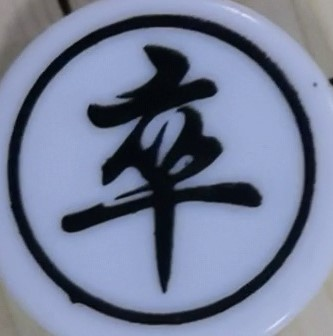
#> input picture data/patten_source/zu.jpg, 333 x 336 px, found by its file name
$ python Rota_Image.py
#> lines starting #> are read from the running program, lines starting #| are printed output that depends on the picture
import cv2
import os
img_ori = cv2.imread("E:\\Project\\Python\\Chinses_chess Project\\data\\patten\\zu.jpg",1)
#> img_ori is the input picture: shape (336, 333, 3); mean B, G, R 151.5, 125.1, 115.4
output_path = "E:/Project/Python/Chinses_chess Project/data/dataset_rotation/zu/"
# 旋转生成数据集
col = img_ori.shape[0]
#> col = 336
row = img_ori.shape[1]
#> row = 333
for theta in range(360):
    RotationMatrix = cv2.getRotationMatrix2D((col/2, row/2), theta, 1)
    result = cv2.warpAffine(img_ori, RotationMatrix, (col, row), borderMode=cv2.BORDER_CONSTANT, borderValue=(255, 255, 255))
    result_path = os.path.join(output_path, 'zu' + str(theta) + '.jpg')
    cv2.imwrite(result_path, result)
#> this loop made 360 passes
#> pass 1, `result = cv2.warpAffine(img_ori, RotationMatrix, (col, row), borderMod..`:
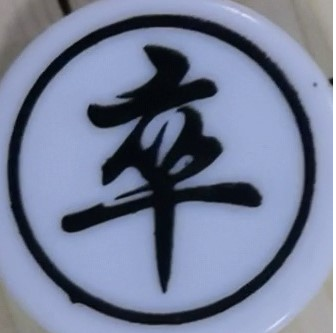
#> result: shape (333, 336, 3); mean B, G, R 152.1, 125.9, 116.3
#> pass 2, `result = cv2.warpAffine(img_ori, RotationMatrix, (col, row), borderMod..`:
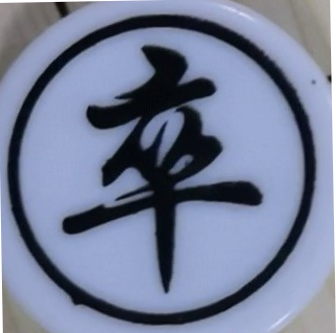
#> result: shape (333, 336, 3); mean B, G, R 152.6, 126.4, 116.9
#> pass 3, `result = cv2.warpAffine(img_ori, RotationMatrix, (col, row), borderMod..`:
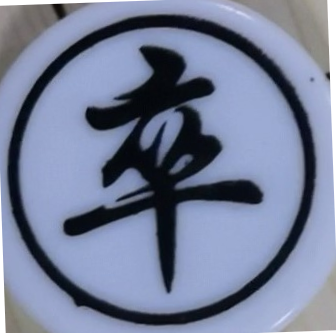
#> result: shape (333, 336, 3); mean B, G, R 153.3, 127.1, 117.5

$ run again, with data/patten_source/elephant.jpg copied over data/patten_source/zu.jpg
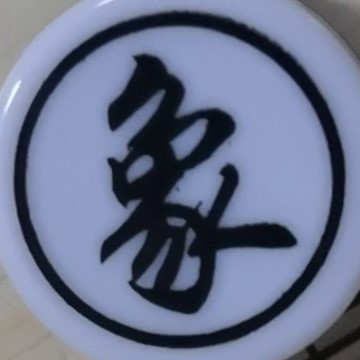
#> input picture data/patten_source/elephant.jpg, 360 x 360 px, found by its file name
#> img_ori is the input picture: shape (360, 360, 3); mean B, G, R 141.2, 114.7, 105.3
#> the loop `for theta in range(360):` made 360 passes
#> pass 2, `result = cv2.warpAffine(img_ori, RotationMatrix, (col, row), borderMod..`:
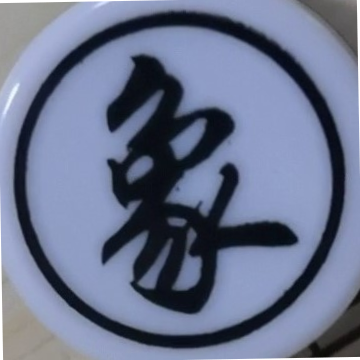
#> result: shape (360, 360, 3); mean B, G, R 142.2, 115.7, 106.4
#> pass 3, `result = cv2.warpAffine(img_ori, RotationMatrix, (col, row), borderMod..`:
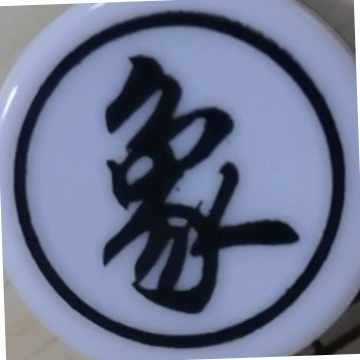
#> result: shape (360, 360, 3); mean B, G, R 143.2, 116.8, 107.4

$ run again, with data/patten_source/minister.jpg copied over data/patten_source/zu.jpg
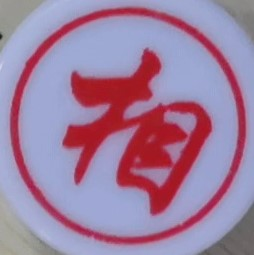
#> input picture data/patten_source/minister.jpg, 254 x 255 px, found by its file name
#> img_ori is the input picture: shape (255, 254, 3); mean B, G, R 159.3, 127.7, 159.1
#> the loop `for theta in range(360):` made 360 passes
#> pass 1, `result = cv2.warpAffine(img_ori, RotationMatrix, (col, row), borderMod..`:
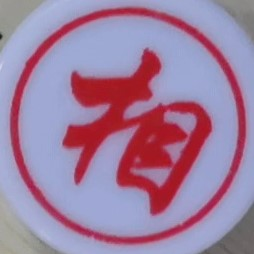
#> result: shape (254, 255, 3); mean B, G, R 159.7, 128.1, 159.5
#> pass 3, `result = cv2.warpAffine(img_ori, RotationMatrix, (col, row), borderMod..`:
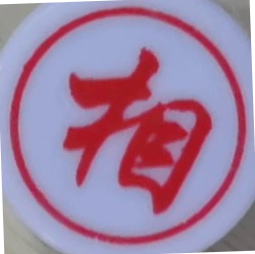
#> result: shape (254, 255, 3); mean B, G, R 161, 129.6, 161

$ run again, with data/patten_source/scholar.jpg copied over data/patten_source/zu.jpg
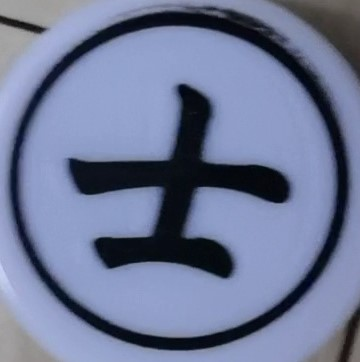
#> input picture data/patten_source/scholar.jpg, 360 x 362 px, found by its file name
#> img_ori is the input picture: shape (362, 360, 3); mean B, G, R 151.3, 120.2, 110.2
#> the loop `for theta in range(360):` made 360 passes
#> pass 1, `result = cv2.warpAffine(img_ori, RotationMatrix, (col, row), borderMod..`:
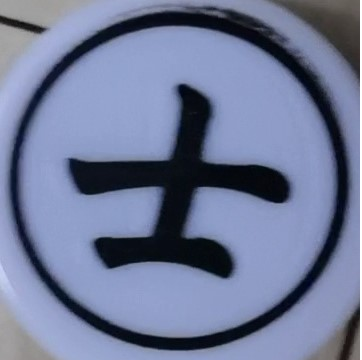
#> result: shape (360, 362, 3); mean B, G, R 151.8, 120.8, 110.8
#> pass 3, `result = cv2.warpAffine(img_ori, RotationMatrix, (col, row), borderMod..`:
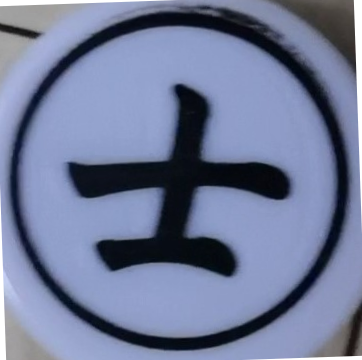
#> result: shape (360, 362, 3); mean B, G, R 153.2, 122.3, 112.3
